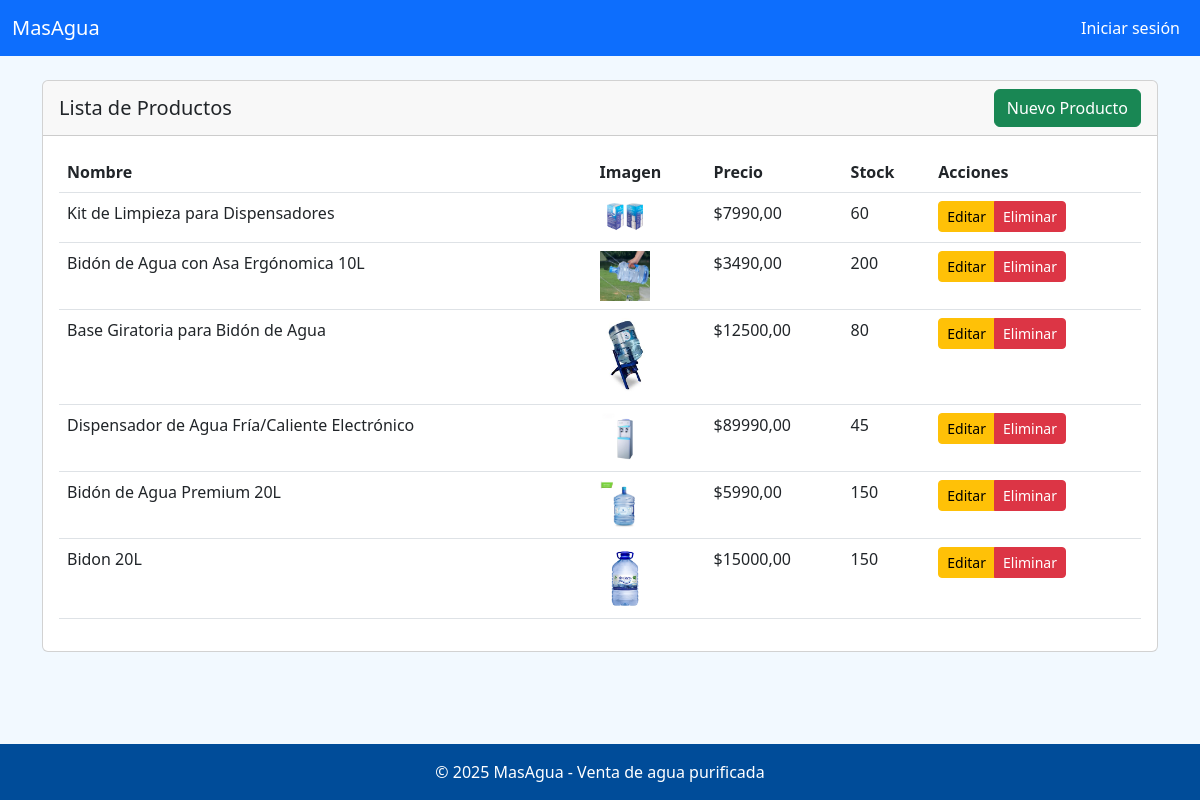
Screenshot of /lista with the database file from the repository.
### core/models.py (models this page shows, shortened)
class Producto(models.Model):
    TIPO_PRODUCTO_CHOICES = [
        ('BIDON', 'Bidón de Agua'),
        ('DISPENSADOR', 'Dispensador'),
        ('ACCESORIO', 'Accesorio'),
    ]
    nombre = models.CharField(max_length=100)
    precio = models.DecimalField(max_digits=10, decimal_places=2)
    descripcion = models.TextField(blank=True, null=True)
    stock = models.PositiveIntegerField(default=0)
    tipo_producto = models.CharField(max_length=20, choices=TIPO_PRODUCTO_CHOICES)
    imagen = models.ImageField(upload_to='productos/', blank=True, null=True)
    fecha_creacion = models.DateTimeField(auto_now_add=True)
    activo = models.BooleanField(default=True)
    class Meta:
        verbose_name = 'Producto'
        verbose_name_plural = 'Productos'
        ordering = ['-fecha_creacion']

### core/views.py (the view)
# urls.py: path('lista', views.lista_productos, name='lista_productos'),
def lista_productos(request):
    productos = Producto.objects.all().order_by('-fecha_creacion')
    return render(request, 'productos/lista.html', {
        'productos': productos,
        'titulo': 'Lista de Productos'
    })

### core/templates/productos/lista.html (shortened to what this page needs)
{% extends 'core/base.html' %}
{% block content %}
<div class="card">
    <div class="card-header d-flex justify-content-between align-items-center">
        <h5 class="mb-0">{{ titulo }}</h5>
        <a href="{% url 'crear_producto' %}" class="btn btn-success">
             Nuevo Producto
        </a>
    </div>
    <div class="card-body">
        <div class="table-responsive">
            <table class="table table-hover">
                <thead>
                    <tr>
                        <th>Nombre</th>
                        <th>Imagen</th>
                        <th>Precio</th>
                        <th>Stock</th>
                        <th>Acciones</th>
                    </tr>
                </thead>
                <tbody>
                    {% for producto in productos %}
                    <tr>
                        <td>{{ producto.nombre }}</td>
                        <td>
                            {% if producto.imagen %}
                            <img src="{{ producto.imagen.url }}" alt="{{ producto.nombre }}"
                                style="max-width: 50px; height: auto;">
                            {% else %}
                            <span class="text-muted">Sin imagen</span>
                            {% endif %}
                        </td>
                        <td>${{ producto.precio }}</td>
                        <td>{{ producto.stock }}</td>
                        <td>
                            <div class="btn-group">
                                <a href="{% url 'editar_producto' producto.id %}" class="btn btn-sm btn-warning">
                                    Editar
                                </a>
                                <a href="{% url 'eliminar_producto' producto.id %}" class="btn btn-sm btn-danger">
                                    Eliminar
                                </a>
                            </div>
                        </td>
                    </tr>
                    {% empty %}
                    <tr>
                        <td colspan="5" class="text-center">No hay productos registrados</td>
                    </tr>
                    {% endfor %}
                </tbody>
            </table>
        </div>
    </div>
</div>
{% endblock %}

### core/templates/core/base.html (style rules this page uses)
body { background-color: #f2f9ff; min-height: 100vh; display: flex; flex-direction: column; }

### rows the page displays
Producto: nombre "Kit de Limpieza para Dispensadores", imagen (picture), precio "7990,00", stock "60"
Producto: nombre "Bidón de Agua con Asa Ergónomica 10L", imagen (picture), precio "3490,00", stock "200"
Producto: nombre "Base Giratoria para Bidón de Agua", imagen (picture), precio "12500,00", stock "80"
Producto: nombre "Dispensador de Agua Fría/Caliente Electrónico", imagen (picture), precio "89990,00", stock "45"
Producto: nombre "Bidón de Agua Premium 20L", imagen (picture), precio "5990,00", stock "150"
Producto: nombre "Bidon 20L", imagen (picture), precio "15000,00", stock "150"

### other values shown
{{ titulo }} "Lista de Productos"
